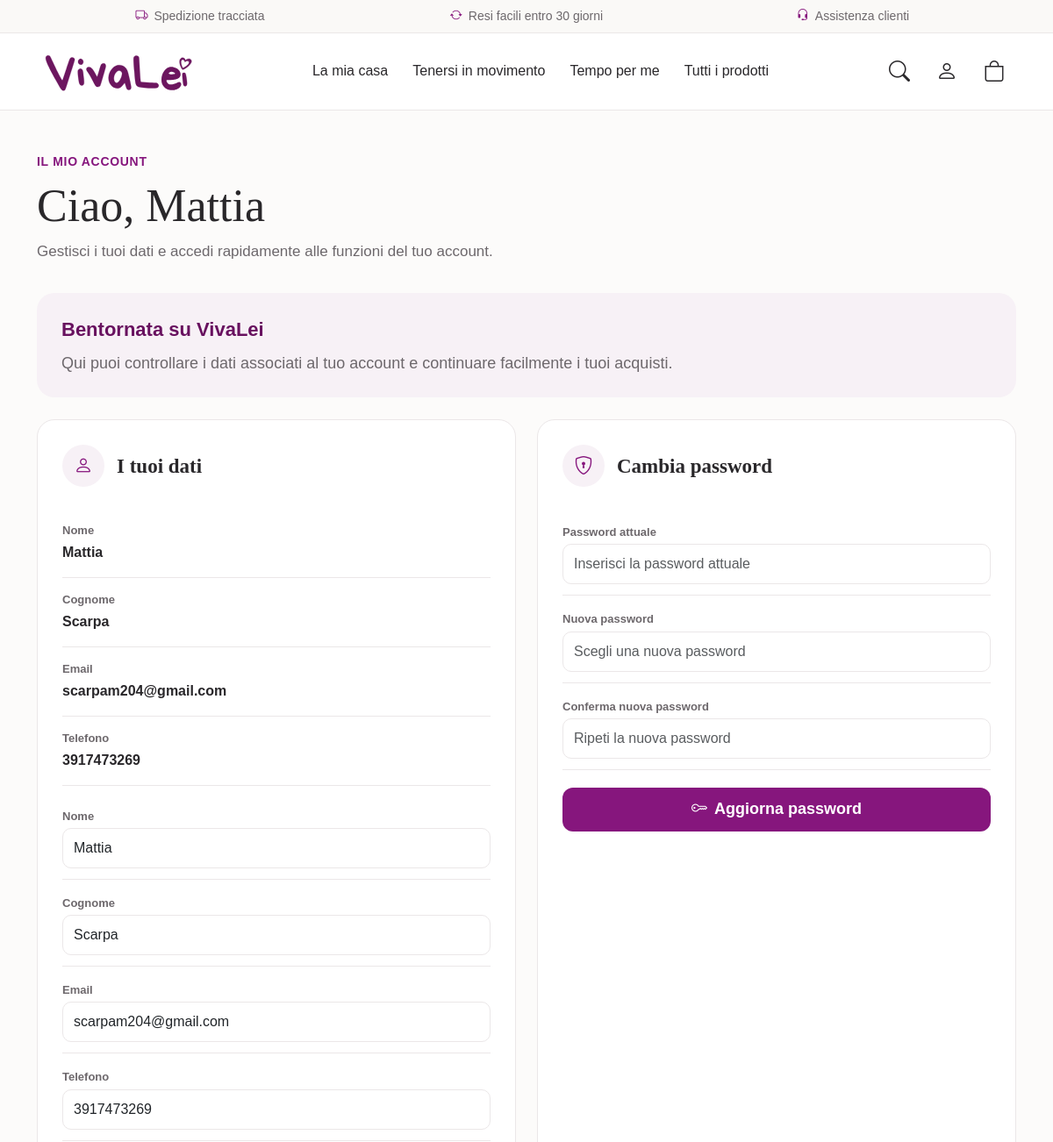
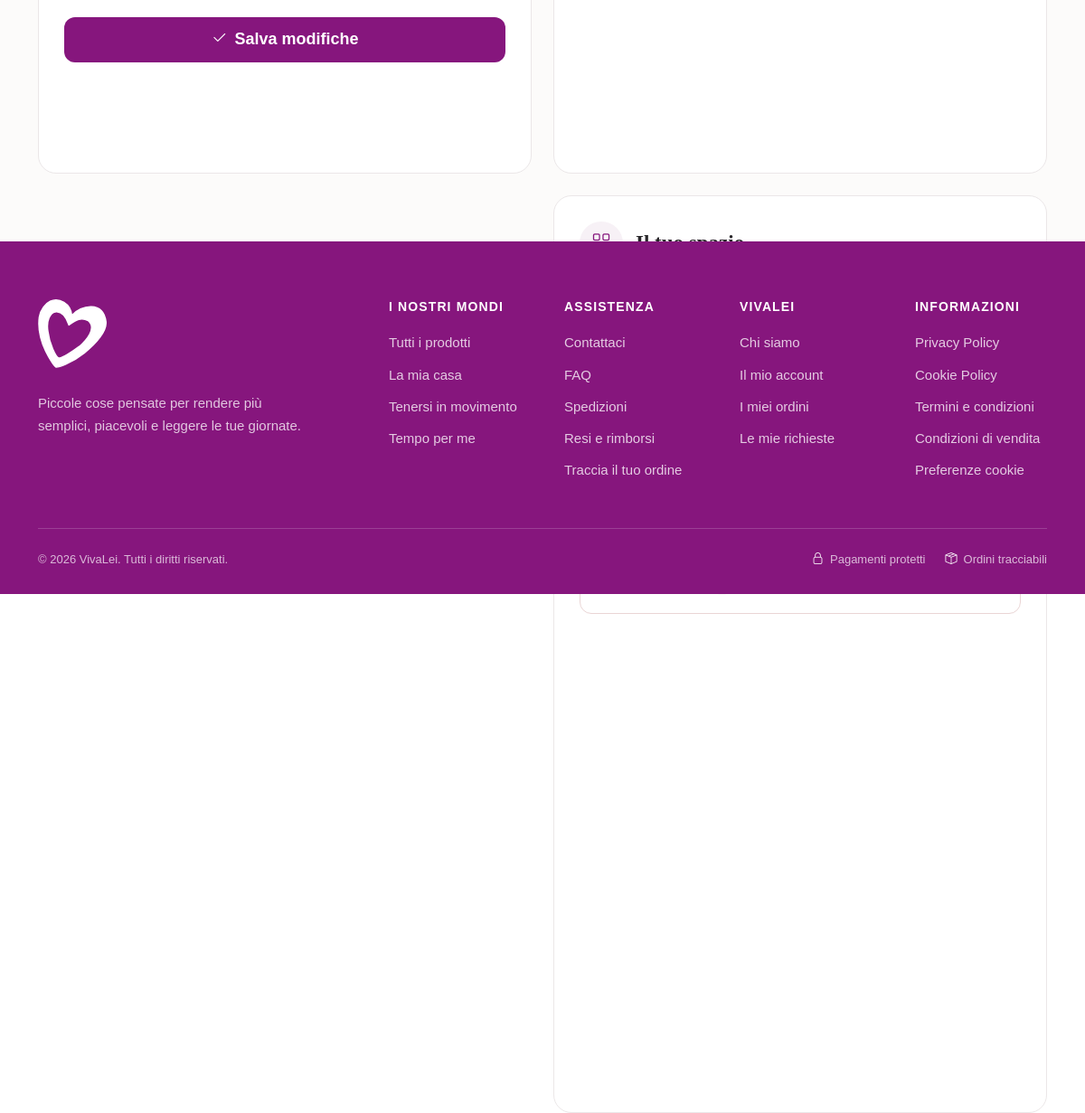
Screenshot of /users/account/ (signed in) with the database file from the repository (2 pictures, top to bottom).
### users/models.py (models this page shows, shortened)
class User(AbstractUser):
    username = None
    email = models.EmailField(unique=True)
    telefono = models.CharField(max_length=20, blank=True)
    objects = UserManager()
    USERNAME_FIELD = "email"
    REQUIRED_FIELDS = []
    class Meta:
        verbose_name = "Utente"
        verbose_name_plural = "Utenti"

### users/views.py (the view)
# urls.py: path("account/", AccountView.as_view(), name="account"),
class AccountView(LoginRequiredMixin, TemplateView):
    template_name = "users/account.html"
    def get_context_data(self, **kwargs):
        context = super().get_context_data(**kwargs)
        context.setdefault("profilo_form", ProfiloForm(instance=self.request.user))
        context.setdefault("password_form", CambioPasswordForm(user=self.request.user))
        return context

### users/forms.py
class ProfiloForm(forms.ModelForm):
    class Meta:
        model = User
        fields = ["first_name", "last_name", "email", "telefono"]
        labels = {
            "first_name": "Nome",
            "last_name": "Cognome",
            "email": "Email",
            "telefono": "Telefono",
        }
        widgets = {
            "first_name": forms.TextInput(attrs={"class": "form-control", "autocomplete": "given-name"}),
            "last_name": forms.TextInput(attrs={"class": "form-control", "autocomplete": "family-name"}),
            "email": forms.EmailInput(attrs={"class": "form-control", "autocomplete": "email"}),
            "telefono": forms.TextInput(attrs={"class": "form-control", "autocomplete": "tel"}),
        }

class CambioPasswordForm(PasswordChangeForm):
    def __init__(self, *args, **kwargs):
        super().__init__(*args, **kwargs)
        placeholders = {
            "old_password": "Inserisci la password attuale",
            "new_password1": "Scegli una nuova password",
            "new_password2": "Ripeti la nuova password",
        }
        for name, placeholder in placeholders.items():
            self.fields[name].widget.attrs.update({
                "class": "form-control",
                "placeholder": placeholder,
                "autocomplete": "current-password" if name == "old_password" else "new-password",
            })

### carrello/carrello.py (called while the page is built)
    def __len__(self):
        return sum(elemento["quantita"] for elemento in self.dati.values())

### carrello/context_processors.py (called while the page is built)
def dati_carrello(request):
    carrello = Carrello(request)
    return {
        "numero_prodotti_carrello": len(carrello),
    }

### templates/users/account.html (shortened to what this page needs)
{% extends "base.html" %}
{% block content %}
<section class="account-page">
    <div class="container">
        <div class="account-header">
            <div class="account-eyebrow">
                IL MIO ACCOUNT
            </div>
            <h1 class="account-title">
                Ciao{% if user.first_name %}, {{ user.first_name }}{% endif %}
            </h1>
            <p class="account-subtitle">
                Gestisci i tuoi dati e accedi rapidamente alle funzioni del tuo account.
            </p>
        </div>
        <div class="account-welcome">
            <div class="account-welcome-title">
                Bentornata su VivaLei
            </div>
            <p class="account-welcome-text">
                Qui puoi controllare i dati associati al tuo account e continuare facilmente i tuoi acquisti.
            </p>
        </div>
        <div class="row g-4">
            <div class="col-12 col-lg-6">
                <div class="account-card">
                    <div class="account-card-header">
                        <div class="account-card-icon">
                            <i class="bi bi-person"></i>
                        </div>
                        <h2 class="account-card-title">
                            I tuoi dati
                        </h2>
                    </div>
                    <div class="account-data-row">
                        <div class="account-data-label">
                            Nome
                        </div>
                        <div class="account-data-value">
                            {% if user.first_name %}
                                {{ user.first_name }}
                            {% else %}
                                —
                            {% endif %}
                        </div>
                    </div>
                    <div class="account-data-row">
                        <div class="account-data-label">
                            Cognome
                        </div>
                        <div class="account-data-value">
                            {% if user.last_name %}
                                {{ user.last_name }}
                            {% else %}
                                —
                            {% endif %}
                        </div>
                    </div>
                    <div class="account-data-row">
                        <div class="account-data-label">
                            Email
                        </div>
                        <div class="account-data-value">
                            {{ user.email }}
                        </div>
                    </div>
                    <div class="account-data-row">
                        <div class="account-data-label">
                            Telefono
                        </div>
                        <div class="account-data-value">
                            {% if user.telefono %}
                                {{ user.telefono }}
                            {% else %}
                                Non inserito
                            {% endif %}
                        </div>
                    </div>
                    <form method="post" action="{% url 'users:modifica_profilo' %}" class="account-form mt-2">
                        <div class="account-data-row">
                            <label for="{{ profilo_form.first_name.id_for_label }}" class="account-data-label">Nome</label>
                            {{ profilo_form.first_name }}
                        </div>
                        <div class="account-data-row">
                            <label for="{{ profilo_form.last_name.id_for_label }}" class="account-data-label">Cognome</label>
                            {{ profilo_form.last_name }}
                        </div>
                        <div class="account-data-row">
                            <label for="{{ profilo_form.email.id_for_label }}" class="account-data-label">Email</label>
                            {{ profilo_form.email }}
                        </div>
                        <div class="account-data-row">
                            <label for="{{ profilo_form.telefono.id_for_label }}" class="account-data-label">Telefono</label>
                            {{ profilo_form.telefono }}
                        </div>
                        <button type="submit" class="account-save"><i class="bi bi-check2 me-2"></i>Salva modifiche</button>
                    </form>
                </div>
            </div>
            <div class="col-12 col-lg-6">
                <div class="account-card account-security-card">
                    <div class="account-card-header">
                        <div class="account-card-icon"><i class="bi bi-shield-lock"></i></div>
                        <h2 class="account-card-title">Cambia password</h2>
                    </div>
                    <form method="post" action="{% url 'users:cambia_password' %}" class="account-form">
                        <div class="account-data-row">
                            <label for="{{ password_form.old_password.id_for_label }}" class="account-data-label">Password attuale</label>
                            {{ password_form.old_password }}
                        </div>
                        <div class="account-data-row">
                            <label for="{{ password_form.new_password1.id_for_label }}" class="account-data-label">Nuova password</label>
                            {{ password_form.new_password1 }}
                        </div>
                        <div class="account-data-row">
                            <label for="{{ password_form.new_password2.id_for_label }}" class="account-data-label">Conferma nuova password</label>
                            {{ password_form.new_password2 }}
                        </div>
                        <button type="submit" class="account-save"><i class="bi bi-key me-2"></i>Aggiorna password</button>
                    </form>
                </div>
                <div class="account-card">
                    <div class="account-card-header">
                        <div class="account-card-icon">
                        </div>
                        <h2 class="account-card-title">
                        </h2>
                    </div>
                    <a href="{% url 'products:lista_prodotti' %}" class="account-action">
                        <div class="account-action-icon">
                        </div>
                        <div class="account-action-content">
                            <div class="account-action-title">
                            </div>
                            <div class="account-action-description">
                            </div>
                        </div>
                    </a>
                    <a href="{% url 'carrello:dettaglio' %}" class="account-action">
                        <div class="account-action-icon">
                        </div>
                        <div class="account-action-content">
                            <div class="account-action-title">
                            </div>
                            <div class="account-action-description">
                            </div>
                        </div>
                    </a>
                    {% if user.is_staff %}
                        <a href="{% url 'gestione:dashboard' %}" class="account-action">
                            <div class="account-action-icon">
                            </div>
                            <div class="account-action-content">
                                <div class="account-action-title">
                                </div>
                                <div class="account-action-description">
                                </div>
                            </div>
                        </a>
                    {% endif %}
                    <form method="post" action="{% url 'users:logout' %}">
                        <button type="submit" class="account-logout">
                        </button>
                    </form>
                </div>
            </div>
        </div>
    </div>
</section>
{% endblock %}

### templates/base.html (style rules this page uses)
:root { --vivalei-purple: #86167d; --vivalei-purple-dark: #68115f; --vivalei-purple-light: #f7f1f6; --vivalei-cream: #faf9f7; --vivalei-text: #29272a; --vivalei-text-muted: #6d686c; --vivalei-border: #ebe7e8; }
html { scroll-behavior: smooth; }
body { margin: 0; background: #fff; color: var(--vivalei-text); font-family: Arial, Helvetica, sans-serif; font-size: 18px; line-height: 1.55; -webkit-font-smoothing: antialiased; }
h1, h2, h3, h4, h5, h6 { color: var(--vivalei-text); font-family: Georgia, "Times New Roman", serif; }
a { color: inherit; text-decoration: none; }

### templates/users/account.html (style rules this page uses)
.account-page { padding: 48px 0 75px; background: #fcfbfa; }
.account-header { margin-bottom: 34px; }
.account-eyebrow { margin-bottom: 8px; color: var(--vivalei-purple); font-size: 14px; font-weight: 700; letter-spacing: 0.05em; }
.account-title { margin-bottom: 8px; font-size: clamp(40px, 5vw, 52px); font-weight: 500; }
.account-subtitle { margin: 0; color: var(--vivalei-text-muted); font-size: 17px; }
.account-welcome { padding: 25px 28px; margin-bottom: 25px; border-radius: 20px; background: var(--vivalei-purple-light); }
.account-welcome-title { margin-bottom: 6px; color: var(--vivalei-purple-dark); font-size: 22px; font-weight: 700; }
.account-welcome-text { margin: 0; color: var(--vivalei-text-muted); line-height: 1.6; }
.account-card { height: 100%; padding: 28px; background: #ffffff; border: 1px solid var(--vivalei-border); border-radius: 20px; }
.account-card-header { display: flex; align-items: center; gap: 14px; margin-bottom: 25px; }
.account-card-icon { width: 48px; height: 48px; flex: 0 0 48px; display: flex; align-items: center; justify-content: center; border-radius: 50%; background: var(--vivalei-purple-light); color: var(--vivalei-purple); font-size: 21px; }
.account-card-title { margin: 0; font-size: 23px; font-weight: 600; }
.account-data-row { padding: 15px 0; border-bottom: 1px solid var(--vivalei-border); }
.account-data-label { margin-bottom: 3px; color: var(--vivalei-text-muted); font-size: 13px; font-weight: 600; }
.account-data-value { color: var(--vivalei-text); font-size: 16px; font-weight: 600; word-break: break-word; }
.account-form .account-data-row { padding: 12px 0; }
.account-form .form-control { min-height: 46px; border-color: var(--vivalei-border); border-radius: 10px; }
.account-save { width: 100%; min-height: 50px; margin-top: 20px; border: 0; border-radius: 12px; background: var(--vivalei-purple); color: #fff; font-weight: 700; transition: .2s ease; }
.account-security-card { margin-bottom: 24px; }
.account-action { display: flex; align-items: center; gap: 15px; padding: 17px; margin-bottom: 12px; border: 1px solid var(--vivalei-border); border-radius: 14px; background: #ffffff; color: var(--vivalei-text); transition: 0.2s ease; }
.account-action-icon { width: 42px; height: 42px; flex: 0 0 42px; display: flex; align-items: center; justify-content: center; border-radius: 50%; background: var(--vivalei-purple-light); color: var(--vivalei-purple); font-size: 19px; }
.account-action-content { flex: 1; }
.account-action-title { margin-bottom: 2px; font-size: 16px; font-weight: 700; }
.account-action-description { color: var(--vivalei-text-muted); font-size: 13px; }
.account-logout { width: 100%; min-height: 54px; margin-top: 23px; border: 1px solid #ead5d5; border-radius: 13px; background: #ffffff; color: #965050; font-size: 16px; font-weight: 700; transition: 0.2s ease; }

### rows the page displays
User: first_name "Mattia", last_name "Scarpa", email "scarpam204@gmail.com", telefono "3917473269"
